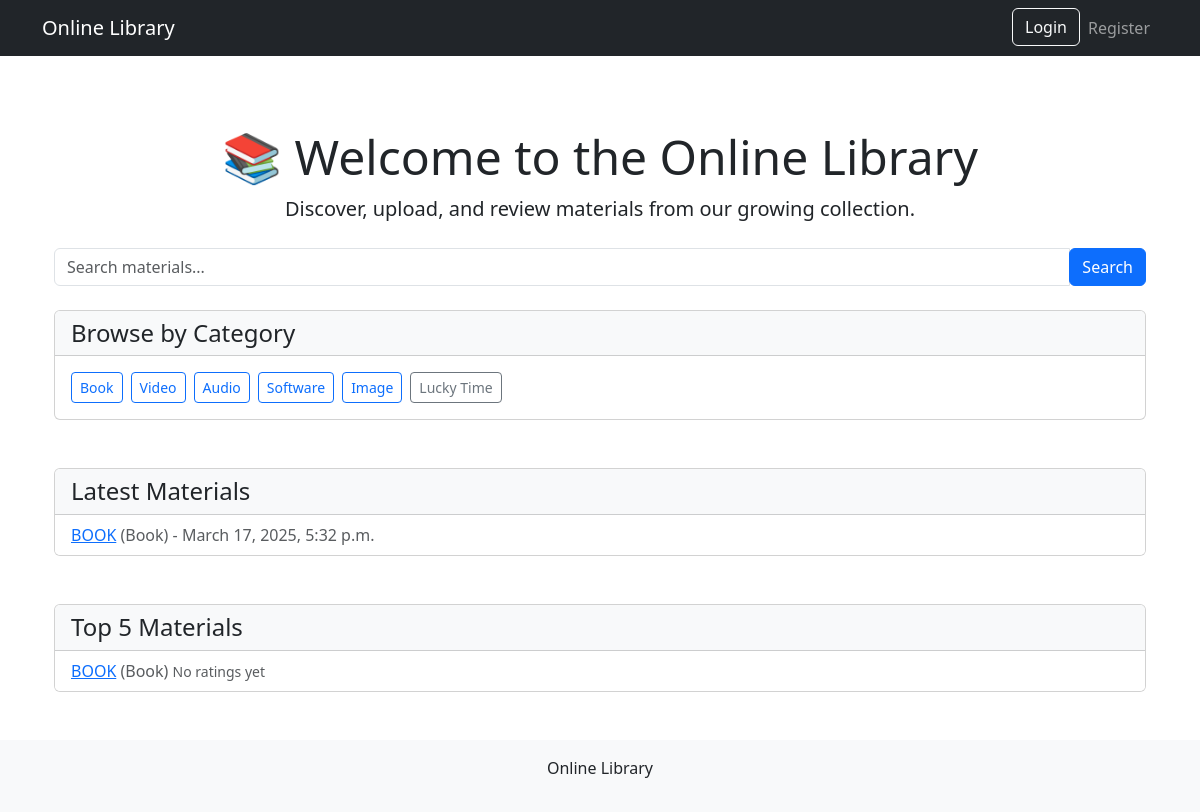
/, run on an earlier commit of the app's database.
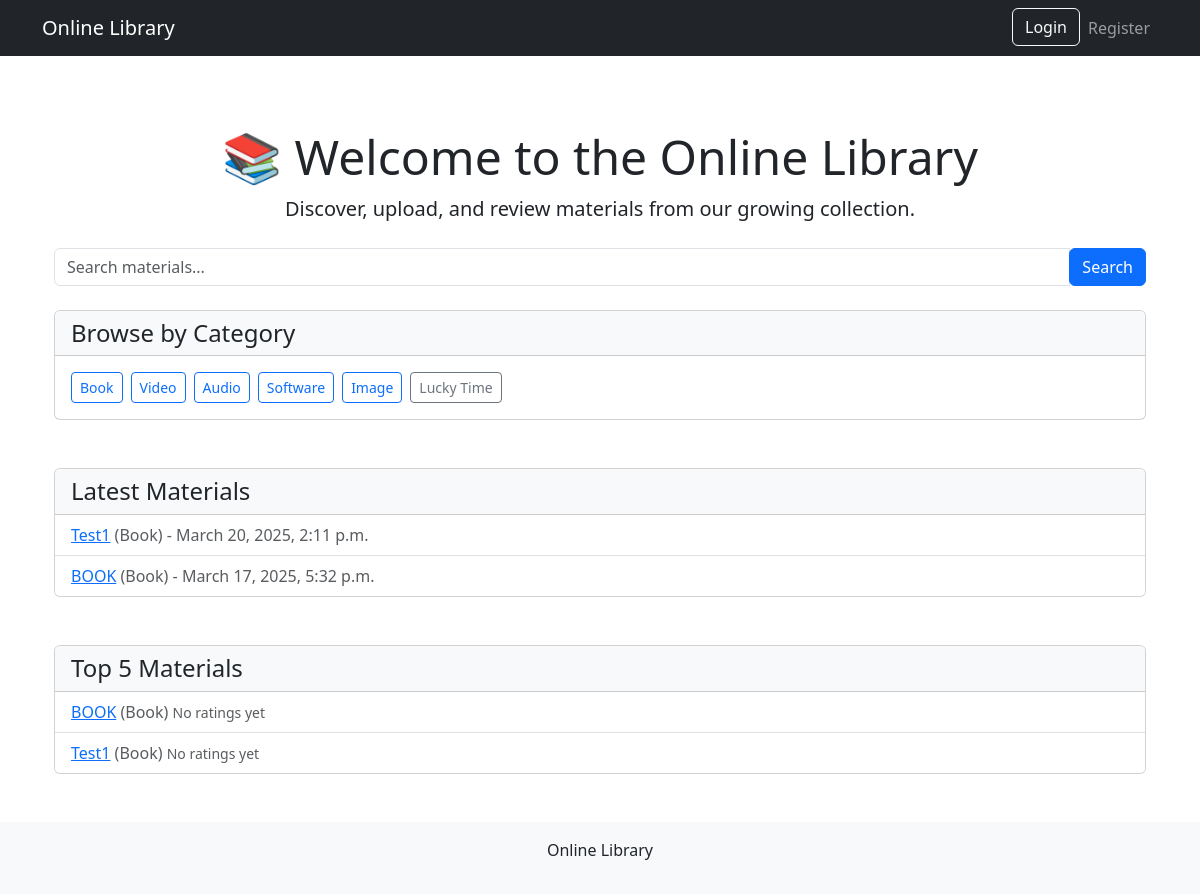
And on a later commit of the database.
### library/models.py (models this page shows, shortened)
class Material(models.Model):
    title = models.CharField(max_length=255)
    description = models.TextField()
    category = models.CharField(max_length=20, choices=CATEGORY_CHOICES)
    file = models.FileField(upload_to='materials/')
    upload_date = models.DateTimeField(auto_now_add=True)
    uploaded_by = models.ForeignKey(User, on_delete=models.CASCADE)
    author = models.CharField(max_length=255, default="Unknown")
    release_date = models.DateField(default=date.today)

### library/views.py (the view)
# urls.py: path('', views.home, name='home'),
def home(request):
    latest_materials = Material.objects.all().order_by('-upload_date')[:5]
    top_materials = Material.objects.annotate(avg_rating=Avg('reviews__rating')).order_by('-avg_rating')[:5]
    categories = ['Book', 'Video', 'Audio', 'Software', 'Image']
    return render(request, 'library/home.html', {
        'latest_materials': latest_materials,
        'top_materials': top_materials,
        'categories': categories,
    })

### library/templates/library/home.html
{% extends 'library/base.html' %}
{% load static %}
{% block content %}
<div class="container my-5">
    <div class="text-center mb-4">
        <h1 class="display-5">📚 Welcome to the <strong>Online Library</strong></h1>
        <p class="lead">Discover, upload, and review materials from our growing collection.</p>
    </div>
    <form method="GET" action="{% url 'material_list' %}" class="input-group mb-4">
        <input type="text" name="q" class="form-control" placeholder="Search materials..." value="{{ request.GET.q }}">
        <div class="input-group-append">
            <button class="btn btn-primary" type="submit">Search</button>
        </div>
    </form>
    <div class="card mb-5">
      <div class="card-header bg-light">
        <h4 class="mb-0">Browse by Category</h4>
      </div>
      <div class="card-body d-flex flex-wrap align-items-center gap-2">
        {% for cat in categories %}
          <a href="{% url 'material_list' %}?category={{ cat }}" class="btn btn-outline-primary btn-sm">
            {{ cat }}
          </a>
        {% endfor %}
          <a href="{% url 'random_material' %}" class="btn btn-outline-secondary btn-sm me-3">
              Lucky Time
          </a>
      </div>
    </div>
    <div class="card mb-5">
        <div class="card-header bg-light">
            <h4 class="mb-0">Latest Materials</h4>
        </div>
        <ul class="list-group list-group-flush">
            {% for material in latest_materials %}
                <li class="list-group-item">
                    <a href="{% url 'material_detail' material.id %}">{{ material.title }}</a>
                    <span class="text-muted">({{ material.category }}) - {{ material.upload_date }}</span>
                </li>
            {% empty %}
                <li class="list-group-item text-muted">No materials available.</li>
            {% endfor %}
        </ul>
    </div>
    <div class="card mb-5">
        <div class="card-header bg-light">
            <h4 class="mb-0">Top 5 Materials</h4>
        </div>
        <ul class="list-group list-group-flush">
            {% for material in top_materials %}
                <li class="list-group-item">
                    <a href="{% url 'material_detail' material.id %}">{{ material.title }}</a>
                    <span class="text-muted">({{ material.category }})</span>
                    {% if material.avg_rating %}
                        <span class="badge bg-success">{{ material.avg_rating|floatformat:1 }}/5</span>
                    {% else %}
                        <span class="text-muted small">No ratings yet</span>
                    {% endif %}
                </li>
            {% empty %}
                <li class="list-group-item text-muted">No top-rated materials available.</li>
            {% endfor %}
        </ul>
    </div>
</div>
{% endblock %}

What changed in the data, as far as the page shows it:
added Material: title "Test1", category "Book", upload_date "March 20, 2025, 2:11 p.m.", shows "No ratings yet"
